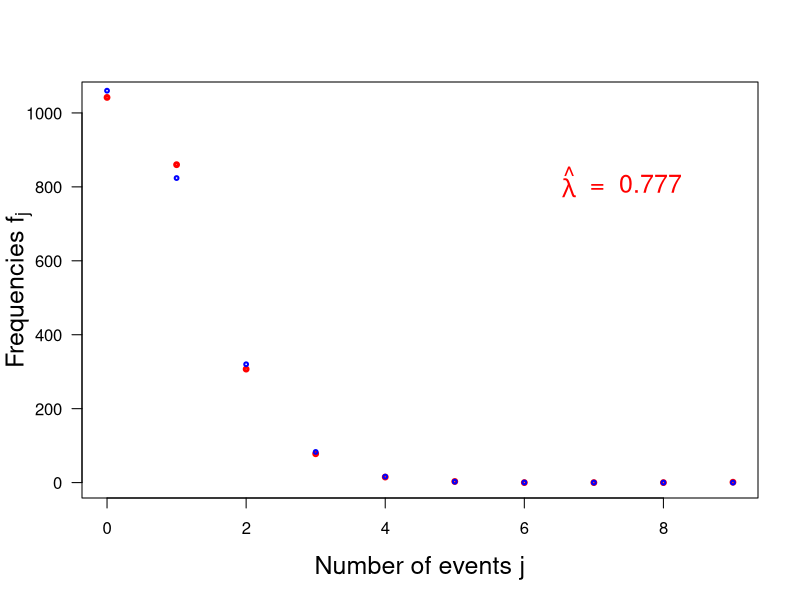

Recreate this plot in R.
print('file: PointEstNeutrinos.R')
print(date())
# Poisson: neutrinos 
ja=seq(0,9)  # number of events (neutrinos in 10 s intervals)
frequencies=c(1042,860,307,78,15,3,0,0,0,1) # frequencies
lambdaEst=sum(ja*frequencies)/sum(frequencies) # estimate of mean rate
pPredict=dpois(ja,lambdaEst) # probabilities based on estimated lambda
relfre=frequencies/sum(frequencies) # relative frequencies
fPredict=pPredict*sum(frequencies)  # predicted frequencies
# ---------- plots:
sflag = 1
if (sflag == 1) {
  # png('NeutrinosF170720.png',width=16,height=12,units='cm',res=300)
  plot(ja,frequencies,type='p',col='red',xlab='Number of events j',ylab='',
       main='',lwd=3,cex=0.5,las=1,cex.lab=1.5)
  title(ylab=expression(paste('Frequencies ',f[j])),line=2.3,cex.lab=1.5)
  points(ja,fPredict,col='blue',lwd=2,cex=0.5)
  text(6.4,800,pos=4,expression(paste(hat(lambda))),col='red',cex=1.5)
  text(6.8,800,pos=4,paste('= ',as.character(round(lambdaEst,3))),col='red',cex=1.5)
  # dev.off()
}
if (sflag == 2) {
  # png('NeutrinosP170720.png',width=16,height=12,units='cm',res=300)
  plot(ja,relfre,type='p',col='red',las=1,cex=0.5,main='',xlab='Number of events j',
       ylab='',lwd=3,cex.lab=1.5)
  title(ylab=expression(paste('Probabilities,relative frequencies ',p[j])),line=2.3,
        cex.lab=1.5)
  points(ja,pPredict,col='blue',lwd=2,cex=0.5)
  text(5.6,0.2,pos=4,expression(paste(hat(lambda))),col='red',cex=1.5)
  text(6.0,0.2,pos=4,paste('= ',as.character(round(lambdaEst,3))),col='red',cex=1.5)
  # dev.off()
}
if (sflag == 3) { # log(p_j)
  # png('NeutrinosLog10P170720.png',width=16,height=12,units='cm',res=300)
  plot(ja,log10(relfre),type='p',col='red',las=1,cex=0.5,main='',xlab='Number of events j',
       ylab='',lwd=3,ylim=c(-7,0),cex.lab=1.5)
  title(ylab=expression(paste('log( Probabilities,relative frequencies ',p[j],' )')),
        line=2.0,cex.lab=1.5)
  points(ja,log10(pPredict),col='blue',lwd=2,cex=0.5)
  text(5.6,-1,pos=4,expression(paste(hat(lambda))),col='red',cex=1.5)
  text(6.0,-1,pos=4,paste('= ',as.character(round(lambdaEst,3))),col='red',cex=1.5)
  # dev.off()
}
# ---------------------------------------------------
# Results: 
TNOC = sum(frequencies)        # total number of cases
TNOD = sum(ja*frequencies)     # total number of deaths
print(c('total number of cases  = ',TNOC))
print(c('total number of deaths = ',TNOD))
print(c('estimate of mean rate  = ',lambdaEst))
print(c('probabilities based on estimated lambda  = ',pPredict))
print(c('probabilities based on estimated lambda  = ',round(pPredict,4)))
print(c('relative frequencies  = ',round(relfre,4)))
print(c('predicted frequencies = ',round(fPredict,4)))
# -----------
ja1=seq(0,8)  # number of events (neutrinos in 10 s intervals)
frequencies1=c(1042,860,307,78,15,3,0,0,0) # frequencies
lambdaEst1=sum(ja1*frequencies1)/sum(frequencies1)
print(c('estimate of mean rate  = ',lambdaEst1)) # 0.77353579175705
